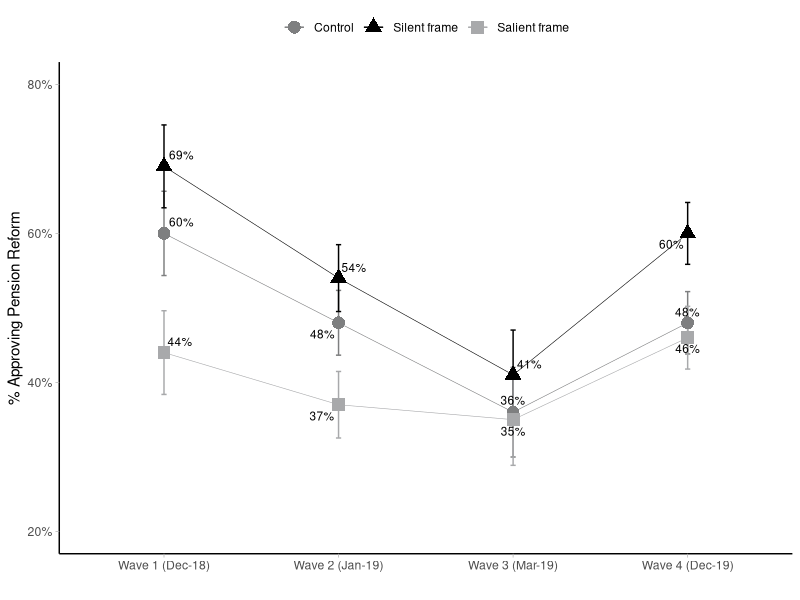
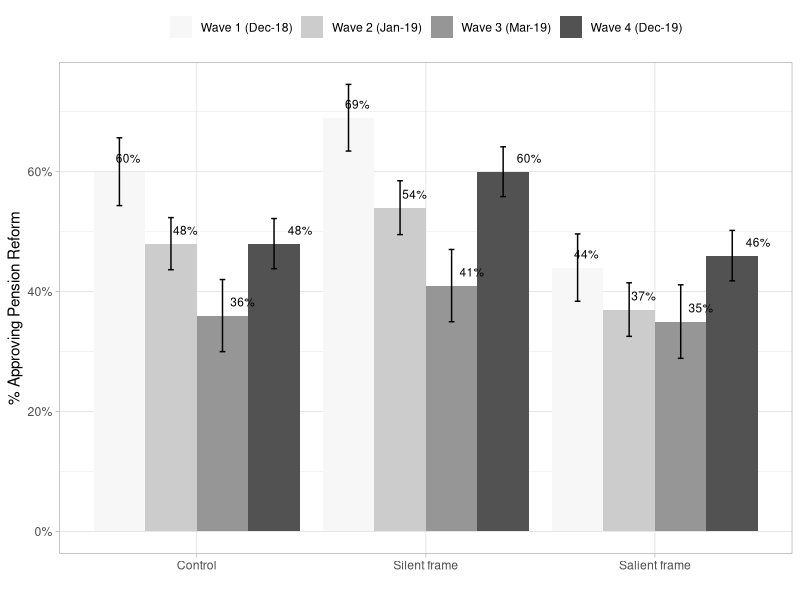

Generate these figures, in order, with R:

#Pacotes
library(tidyverse)
library(survey)
library(haven)
library(dplyr)
library(forcats)
library(ggrepel)


#carregando a base de dados em formato SPSS
FSSR1 <- read_sav("FSSR1.sav")

FSSR1$ONDA <- as.factor(FSSR1$ONDA)
FSSR1$tratamento <- as.factor(FSSR1$tratamento)

#Criando a tabela com os resultados de cada onda
tab1 = FSSR1 %>% 
  group_by(ONDA, tratamento, op_previdência_AFAVOR) %>%
  summarise(Freq = n()) %>%
  mutate(Perc = round(Freq/sum(Freq),2)) %>%
  dplyr::filter(op_previdência_AFAVOR == 1)

#Transformando em factor pois a importação do SPSS vem com outro formato
#tab1$tratamento <- as.factor(tab1$tratamento)
#tab1$ONDA <- as.factor(tab1$ONDA)

#FSSR1 %>% 
#  mutate_at( vars(tratamento), as_factor) %>%
#  mutate_at( vars(ONDA), as.integer) %>%
# group_by(ONDA, tratamento) %>%
# summarise(N = n()) %>%
#  mutate(lower = qbeta(0.025, (N/2)+1, N-(N/2)+1)) %>%
#  mutate(upper = qbeta(0.975, (N/2+1), N-(N/2)+1)) %>%
#  mutate(IC = (upper - lower)/2)

#CRIANDO A TABELA COM OS INTERVALOS
tab0 = FSSR1 %>% 
    group_by(ONDA, tratamento) %>%
  summarise(N = n()) %>%
    mutate(lower = qbeta(0.025, (N/2)+1, N-(N/2)+1)) %>%
  mutate(upper = qbeta(0.975, (N/2+1), N-(N/2)+1)) %>%
  mutate(IC = (upper - lower)/2) %>%
  select(ONDA, tratamento, IC)
#transformando novamente em fator
#tab0$ONDA <- as.factor(tab0$ONDA)
#tab0$tratamento <- as.factor(tab0$tratamento)


#CONSOLIDANDO A TABELA 
tab2 <- left_join(tab1, tab0) %>% 
  mutate(min = Perc-IC, 
         max = Perc+IC)
levels(tab2$ONDA) <- c("Wave 1 (Dec-18)", "Wave 2 (Jan-19)", "Wave 3 (Mar-19)", "Wave 4 (Dec-19)")
levels(tab2$tratamento) <- c("Control", "Silent frame", "Salient frame")


#limpando as bases antigas
rm(tab0, tab1, FSSR1)


#GRÁFICO DE LINHA

ggplot(tab2, aes(x=ONDA, y=Perc, group = tratamento, shape=tratamento, color=tratamento))+ 
  theme_light() +
  geom_errorbar(aes(ymin=Perc-IC, ymax=Perc+IC), width=.03) +
  scale_y_continuous(limits = c(.20,.80), 
                     labels = scales::percent) +
  geom_line(size=0.2) +
  geom_point(size=4) + 
  scale_color_manual(values = c("#7e7f80","#000000", "#a8a9ab")) +
  
labs(x="", y="% Approving Pension Reform") + 
  theme(legend.position = "top", panel.border = element_blank(), panel.grid.major = element_blank(),
        panel.grid.minor = element_blank(), axis.line = element_line(colour = "black")) +
    geom_text_repel(
    aes(label = paste0(Perc*100,"%")), color = 'black',
    size = 3,max.iter = 5000, force = 7,
    min.segment.length = 0.95) +
  theme(legend.title = element_blank())
  
### gráfico de coluna

ggplot(tab2, (aes(x=tratamento, y=Perc, fill=ONDA))) +
  scale_fill_brewer(palette="Greys") +
  #scale_fill_grey() +
  geom_bar(stat = "identity", position=position_dodge()) +
  scale_y_continuous(labels = scales::percent) +
  theme_light() +
  geom_errorbar(aes(ymin=Perc-IC, ymax=Perc+IC), width=.1,
                position=position_dodge(.9)) +
  labs(x="", y="% Approving Pension Reform") +
  geom_text(
  aes(label = paste0(Perc*100,"%")), color = 'black', size = 3,
   position = position_dodge(width = 1),
   hjust = -.2, vjust=-1)+
  theme(legend.title = element_blank(), legend.position = "top")
